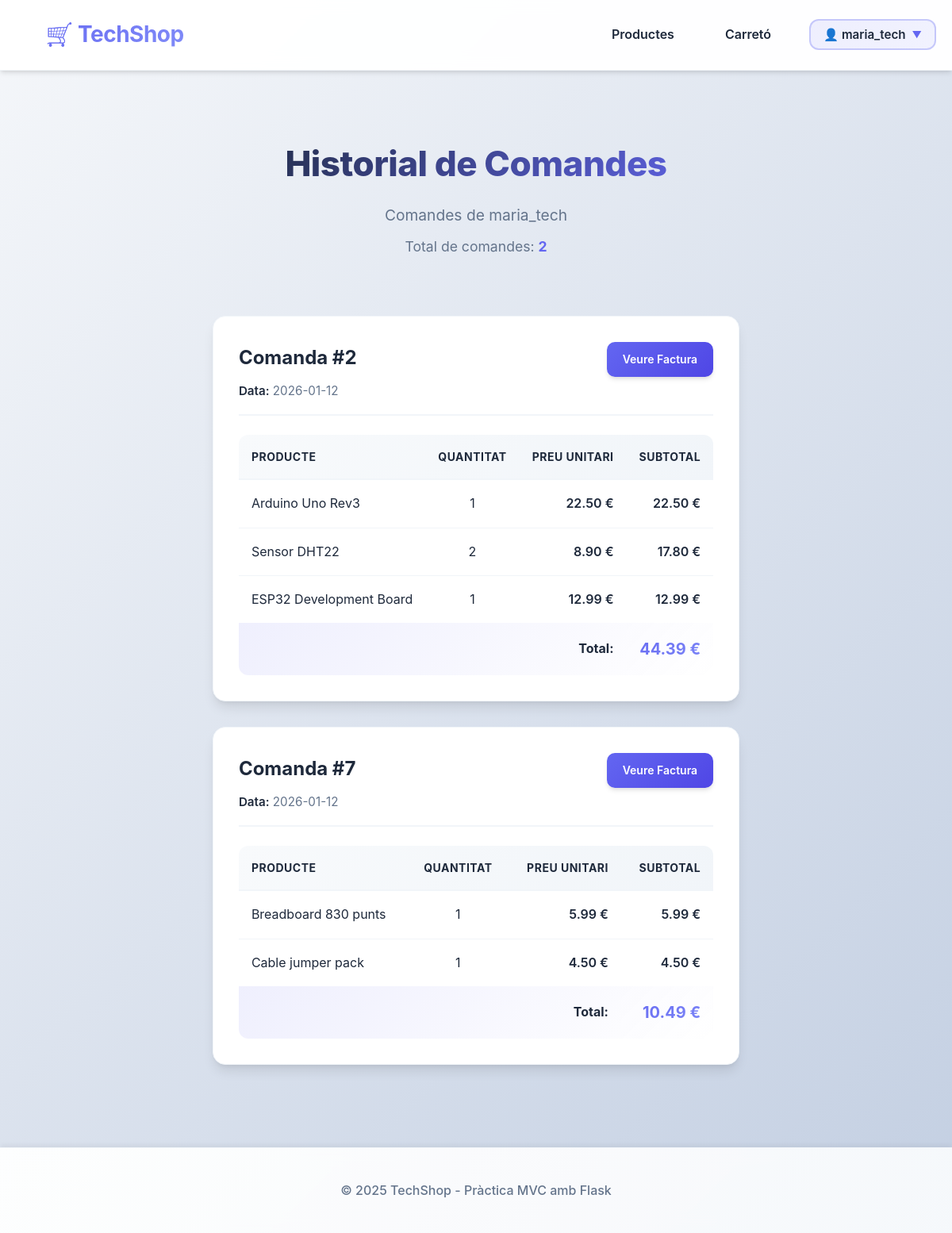
Page /order-history (signed in) on the committed database.
### tables this page shows
CREATE TABLE UserAccount (
    id INTEGER PRIMARY KEY AUTOINCREMENT,
    username VARCHAR(20) NOT NULL UNIQUE CHECK(length(username) BETWEEN 4 AND 20),
    password_hash VARCHAR(60) NOT NULL,
    email VARCHAR(100) NOT NULL UNIQUE,
    created_at DATETIME NOT NULL DEFAULT (datetime('now'))
);

CREATE TABLE "Order" (
    id INTEGER PRIMARY KEY AUTOINCREMENT,
    total DECIMAL(10,2) NOT NULL CHECK(total >= 0),
    created_at DATETIME NOT NULL DEFAULT (datetime('now')),
    user_id INTEGER NOT NULL,
    FOREIGN KEY(user_id) REFERENCES UserAccount(id) ON DELETE CASCADE
);

CREATE TABLE Product (
    id INTEGER PRIMARY KEY AUTOINCREMENT,
    name VARCHAR(100) NOT NULL,
    price DECIMAL(10,2) NOT NULL CHECK(price >= 0),
    stock INTEGER NOT NULL CHECK(stock >= 0)
);

### app.py (the view)
@app.route('/order-history')
def order_history():
    user_id = session.get('user_id')
    if not user_id:
        flash('Has d\'iniciar sessió per veure el teu historial de comandes', 'info')
        return redirect(url_for('login'))
    orders = order_history_controller.get_user_orders(user_id, DB_PATH)
    order_count = order_history_controller.get_order_count(user_id, DB_PATH)
    user = UserAccount.get_by_username(session.get('username', ''), DB_PATH)
    return render_template('order_history.html',
                         orders=orders,
                         order_count=order_count,
                         user=user)

### controllers/order_history_controller.py (called while the page is built)
def get_order_count(user_id: int, db_path: Path) -> int:
    with sqlite3.connect(db_path) as conn:
        cur = conn.cursor()
        cur.execute("SELECT COUNT(*) FROM \"Order\" WHERE user_id = ?", (user_id,))
        return cur.fetchone()[0]

### models.py (called while the page is built)
    @staticmethod
    def get_by_id(product_id: int, db_path: Path) -> Optional['Product']:
        with sqlite3.connect(db_path) as conn:
            conn.row_factory = sqlite3.Row
            cur = conn.cursor()
            cur.execute("SELECT * FROM Product WHERE id = ?", (product_id,))
            row = cur.fetchone()
            if row:
                return Product(**dict(row))
            return None

    @staticmethod
    def get_by_username(username: str, db_path: Path) -> Optional['UserAccount']:
        with sqlite3.connect(db_path) as conn:
            conn.row_factory = sqlite3.Row
            cur = conn.cursor()
            cur.execute("SELECT * FROM UserAccount WHERE username = ?", (username,))
            row = cur.fetchone()
            if row:
                return UserAccount(**dict(row))
            return None

    @staticmethod
    def get_by_order_id(order_id: int, db_path: Path) -> List['OrderItem']:
        with sqlite3.connect(db_path) as conn:
            conn.row_factory = sqlite3.Row
            cur = conn.cursor()
            cur.execute("SELECT * FROM OrderItem WHERE order_id = ?", (order_id,))
            rows = cur.fetchall()
            return [OrderItem(**dict(row)) for row in rows]

### templates/order_history.html (shortened to what this page needs)
{% extends "base.html" %}
{% block content %}
<div class="history-header">
    <h2>Historial de Comandes</h2>
    {% if user %}
    <p class="subtitle">Comandes de {{ user.username }}</p>
    {% endif %}
    <p class="order-count">Total de comandes: <strong>{{ order_count }}</strong></p>
</div>
{% if orders %}
<div class="orders-container">
    {% for order_data in orders %}
    <div class="order-card">
        <div class="order-header">
            <div class="order-info">
                <h3>Comanda #{{ order_data.order.id }}</h3>
                <p class="order-date">
                    <strong>Data:</strong> {{ order_data.order.created_at.split()[0] if ' ' in order_data.order.created_at else order_data.order.created_at[:10] }}
                </p>
            </div>
            <div class="order-actions">
                <a href="{{ url_for('invoice', order_id=order_data.order.id) }}" class="btn btn-primary btn-small">
                    Veure Factura
                </a>
            </div>
        </div>
        <div class="order-details">
            <table class="order-items-table">
                <thead>
                    <tr>
                        <th>Producte</th>
                        <th class="text-center">Quantitat</th>
                        <th class="text-right">Preu Unitari</th>
                        <th class="text-right">Subtotal</th>
                    </tr>
                </thead>
                <tbody>
                    {% for item in order_data.order_items %}
                    <tr>
                        <td>{{ item.product.name }}</td>
                        <td class="text-center">{{ item.quantity }}</td>
                        <td class="text-right">{{ "%.2f"|format(item.unit_price) }} €</td>
                        <td class="text-right">{{ "%.2f"|format(item.subtotal) }} €</td>
                    </tr>
                    {% endfor %}
                </tbody>
                <tfoot>
                    <tr class="order-total-row">
                        <td colspan="3" class="text-right"><strong>Total:</strong></td>
                        <td class="text-right order-total"><strong>{{ "%.2f"|format(order_data.total) }} €</strong></td>
                    </tr>
                </tfoot>
            </table>
        </div>
    </div>
    {% endfor %}
</div>
{% endif %}
{% endblock %}

### templates/base.html (shortened to what this page needs)
<!DOCTYPE html>
<html lang="ca">
<head>
    <link rel="stylesheet" href="{{ url_for('static', filename='css/style.css') }}">
</head>
<body>
    <nav class="navbar">
        <div class="container">
            <h1 class="logo">🛒 TechShop</h1>
            <div class="nav-links">
                <a href="{{ url_for('index') }}">Productes</a>
                <a href="{{ url_for('cart') }}">Carretó</a>
                {% if session.get('user_id') %}
                    <div class="user-menu">
                        <button class="user-menu-toggle" onclick="toggleUserMenu()">
                            <span class="user-name">👤 {{ session.get('username', 'Usuari') }}</span>
                            <span class="dropdown-arrow">▼</span>
                        </button>
                    </div>
                {% else %}
                    <a href="{{ url_for('login') }}">Iniciar Sessió</a>
                    <a href="{{ url_for('register') }}" class="btn-register">Registrar-se</a>
                {% endif %}
            </div>
        </div>
    </nav>
    <div class="container">
        {% block content %}{% endblock %}
    </div>
    <footer class="footer">
        <div class="container">
            <p>&copy; 2025 TechShop - Pràctica MVC amb Flask</p>
        </div>
    </footer>
</body>
</html>

### rows in the picture
UserAccount: get "maria_tech", username "maria_tech"
Order: order.id "2", order.created_at "2026-01-12", total "44.39"
Product: product.name "Arduino Uno Rev3", quantity "1", unit_price "22.50", subtotal "22.50"
Product: product.name "Sensor DHT22", quantity "2", unit_price "8.90", subtotal "17.80"
Product: product.name "ESP32 Development Board", quantity "1", unit_price "12.99", subtotal "12.99"
Order: order.id "7", order.created_at "2026-01-12", total "10.49"
Product: product.name "Breadboard 830 punts", quantity "1", unit_price "5.99", subtotal "5.99"
Product: product.name "Cable jumper pack", quantity "1", unit_price "4.50", subtotal "4.50"

### other values in the picture
{{ order_count }} "2"
